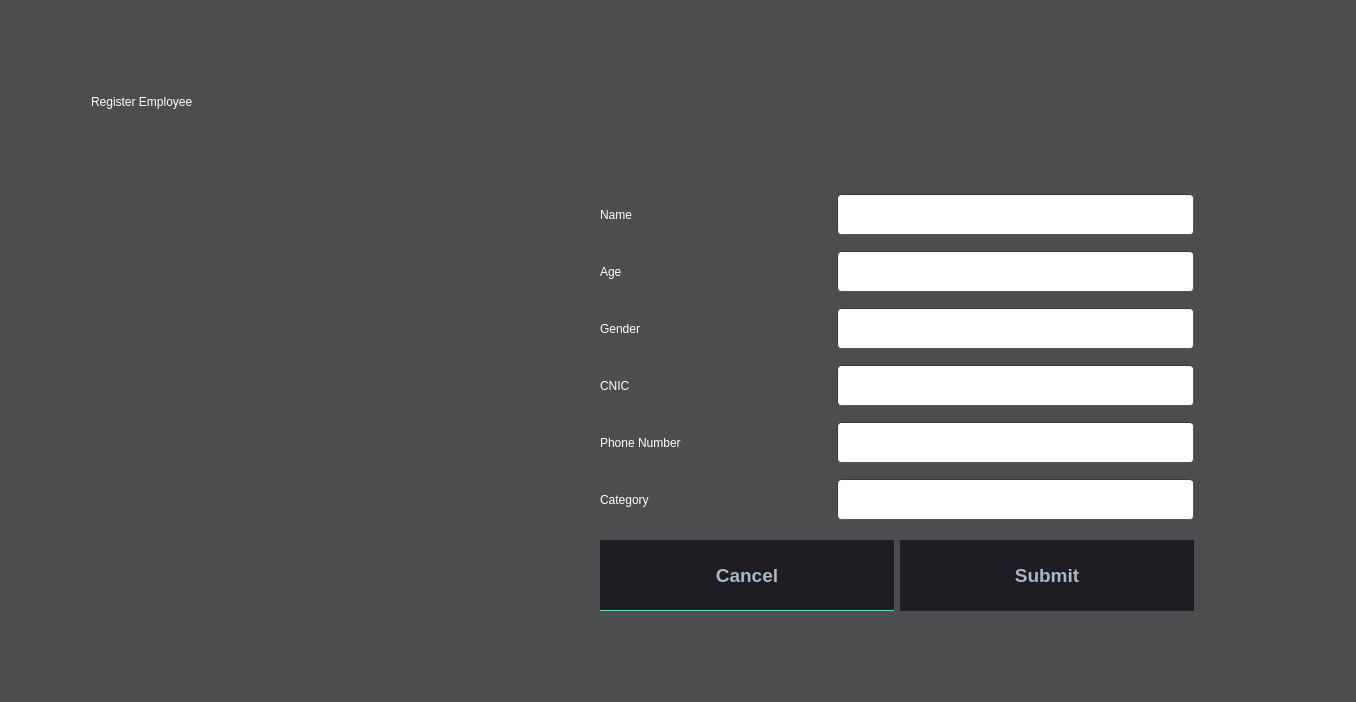
<?xml version="1.0" encoding="UTF-8"?>
<ui version="4.0">
 <class>Dialogemployee</class>
 <widget class="QDialog" name="Dialogemployee">
  <property name="geometry">
   <rect>
    <x>0</x>
    <y>0</y>
    <width>1356</width>
    <height>702</height>
   </rect>
  </property>
  <property name="windowTitle">
   <string>Dialog</string>
  </property>
  <property name="styleSheet">
   <string notr="true">
QMainWindow {
	background-color:rgb(76, 77, 78);
}
QDialog {
	background-color:rgb(76, 77, 78);
}
QColorDialog {
	background-color:rgb(76, 77, 78);
}
QTextEdit {
	background-color:rgb(0, 0, 0);
	color: #a9b7c6;
}
QPlainTextEdit {
	selection-background-color:#007b50;
	background-color:#1e1d23;
	border-style: solid;
	border-top-color: transparent;
	border-right-color: transparent;
	border-left-color: transparent;
	border-bottom-color: transparent;
	border-width: 1px;
	color: #a9b7c6;
}
QPushButton{
	border-style: solid;
	border-top-color: transparent;
	border-right-color: transparent;
	border-left-color: transparent;
	border-bottom-color: transparent;
	border-width: 1px;
	border-style: solid;
	color: #a9b7c6;
	padding: 2px;
	background-color: #1e1d23;
}
QPushButton::default{
	border-style: inset;
	border-top-color: transparent;
	border-right-color: transparent;
	border-left-color: transparent;
	border-bottom-color: #04b97f;
	border-width: 1px;
	color: #a9b7c6;
	padding: 2px;
	background-color: #1e1d23;
}
QToolButton {
	border-style: solid;
	border-top-color: transparent;
	border-right-color: transparent;
	border-left-color: transparent;
	border-bottom-color: #04b97f;
	border-bottom-width: 1px;
	border-style: solid;
	color: #a9b7c6;
	padding: 2px;
	background-color: #1e1d23;
}
QToolButton:hover{
	border-style: solid;
	border-top-color: transparent;
	border-right-color: transparent;
	border-left-color: transparent;
	border-bottom-color: #37efba;
	border-bottom-width: 2px;
	border-style: solid;
	color: #FFFFFF;
	padding-bottom: 1px;
	background-color: #1e1d23;
}
QPushButton:hover{
	border-style: solid;
	border-top-color: transparent;
	border-right-color: transparent;
	border-left-color: transparent;
	border-bottom-color: #37efba;
	border-bottom-width: 1px;
	border-style: solid;
	color: #FFFFFF;
	padding-bottom: 2px;
	background-color: #1e1d23;
}
QPushButton:pressed{
	border-style: solid;
	border-top-color: transparent;
	border-right-color: transparent;
	border-left-color: transparent;
	border-bottom-color: #37efba;
	border-bottom-width: 2px;
	border-style: solid;
	color: #37efba;
	padding-bottom: 1px;
	background-color: #1e1d23;
}
QPushButton:disabled{
	border-style: solid;
	border-top-color: transparent;
	border-right-color: transparent;
	border-left-color: transparent;
	border-bottom-color: #808086;
	border-bottom-width: 2px;
	border-style: solid;
	color: #808086;
	padding-bottom: 1px;
	background-color: #1e1d23;
}
QLineEdit {
	border-width: 1px; border-radius: 4px;
	border-color: rgb(58, 58, 58);
	border-style: inset;
	padding: 0 8px;
	color: #a9b7c6;
	background:#1e1d23;
	selection-background-color:#007b50;
	selection-color: #FFFFFF;
}
QLabel {
	color: rgb(255, 255, 255);
}
QLCDNumber {
	color: #37e6b4;
}
QProgressBar {
	text-align: center;
	color: rgb(240, 240, 240);
	border-width: 1px; 
	border-radius: 10px;
	border-color: rgb(58, 58, 58);
	border-style: inset;
	background-color:#1e1d23;
}
QProgressBar::chunk {
	background-color: #04b97f;
	border-radius: 5px;
}
QMenuBar {
	background-color: #1e1d23;
}
QMenuBar::item {
	color: #a9b7c6;
  	spacing: 3px;
  	padding: 1px 4px;
  	background: #1e1d23;
}

QMenuBar::item:selected {
  	background:#1e1d23;
	color: #FFFFFF;
}
QMenu::item:selected {
	border-style: solid;
	border-top-color: transparent;
	border-right-color: transparent;
	border-left-color: #04b97f;
	border-bottom-color: transparent;
	border-left-width: 2px;
	color: #FFFFFF;
	padding-left:15px;
	padding-top:4px;
	padding-bottom:4px;
	padding-right:7px;
	background-color: #1e1d23;
}
QMenu::item {
	border-style: solid;
	border-top-color: transparent;
	border-right-color: transparent;
	border-left-color: transparent;
	border-bottom-color: transparent;
	border-bottom-width: 1px;
	border-style: solid;
	color: #a9b7c6;
	padding-left:17px;
	padding-top:4px;
	padding-bottom:4px;
	padding-right:7px;
	background-color: #1e1d23;
}
QMenu{
	background-color:#1e1d23;
}
QTabWidget {
	color:rgb(0,0,0);
	background-color:#1e1d23;
}
QTabWidget::pane {
		border-color: rgb(77,77,77);
		background-color:#1e1d23;
		border-style: solid;
		border-width: 1px;
    	border-radius: 6px;
}
QTabBar::tab {
	border-style: solid;
	border-top-color: transparent;
	border-right-color: transparent;
	border-left-color: transparent;
	border-bottom-color: transparent;
	border-bottom-width: 1px;
	border-style: solid;
	color: #808086;
	padding: 3px;
	margin-left:3px;
	background-color: #1e1d23;
}
QTabBar::tab:selected, QTabBar::tab:last:selected, QTabBar::tab:hover {
  	border-style: solid;
	border-top-color: transparent;
	border-right-color: transparent;
	border-left-color: transparent;
	border-bottom-color: #04b97f;
	border-bottom-width: 2px;
	border-style: solid;
	color: #FFFFFF;
	padding-left: 3px;
	padding-bottom: 2px;
	margin-left:3px;
	background-color: #1e1d23;
}

QCheckBox {
	color: #a9b7c6;
	padding: 2px;
}
QCheckBox:disabled {
	color: #808086;
	padding: 2px;
}

QCheckBox:hover {
	border-radius:4px;
	border-style:solid;
	padding-left: 1px;
	padding-right: 1px;
	padding-bottom: 1px;
	padding-top: 1px;
	border-width:1px;
	border-color: rgb(87, 97, 106);
	background-color:#1e1d23;
}
QCheckBox::indicator:checked {

	height: 10px;
	width: 10px;
	border-style:solid;
	border-width: 1px;
	border-color: #04b97f;
	color: #a9b7c6;
	background-color: #04b97f;
}
QCheckBox::indicator:unchecked {

	height: 10px;
	width: 10px;
	border-style:solid;
	border-width: 1px;
	border-color: #04b97f;
	color: #a9b7c6;
	background-color: transparent;
}
QRadioButton {
	color: #a9b7c6;
	background-color: #1e1d23;
	padding: 1px;
}
QRadioButton::indicator:checked {
	height: 10px;
	width: 10px;
	border-style:solid;
	border-radius:5px;
	border-width: 1px;
	border-color: #04b97f;
	color: #a9b7c6;
	background-color: #04b97f;
}
QRadioButton::indicator:!checked {
	height: 10px;
	width: 10px;
	border-style:solid;
	border-radius:5px;
	border-width: 1px;
	border-color: #04b97f;
	color: #a9b7c6;
	background-color: transparent;
}
QStatusBar {
	color:#027f7f;
}
QSpinBox {
	color: #a9b7c6;	
	background-color: #1e1d23;
}
QDoubleSpinBox {
	color: #a9b7c6;	
	background-color: #1e1d23;
}
QTimeEdit {
	color: #a9b7c6;	
	background-color: #1e1d23;
}
QDateTimeEdit {
	color: #a9b7c6;	
	background-color: #1e1d23;
}
QDateEdit {
	color: #a9b7c6;	
	background-color: #1e1d23;
}
QComboBox {
	color: #a9b7c6;	
	background: #1e1d23;
}
QComboBox:editable {
	background: #1e1d23;
	color: #a9b7c6;
	selection-background-color: #1e1d23;
}
QComboBox QAbstractItemView {
	color: #a9b7c6;	
	background: #1e1d23;
	selection-color: #FFFFFF;
	selection-background-color: #1e1d23;
}
QComboBox:!editable:on, QComboBox::drop-down:editable:on {
	color: #a9b7c6;	
	background: #1e1d23;
}
QFontComboBox {
	color: #a9b7c6;	
	background-color: #1e1d23;
}
QToolBox {
	color: #a9b7c6;
	background-color: #1e1d23;
}
QToolBox::tab {
	color: #a9b7c6;
	background-color: #1e1d23;
}
QToolBox::tab:selected {
	color: #FFFFFF;
	background-color: #1e1d23;
}
QScrollArea {
	color: #FFFFFF;
	background-color: #1e1d23;
}
QSlider::groove:horizontal {
	height: 5px;
	background: #04b97f;
}
QSlider::groove:vertical {
	width: 5px;
	background: #04b97f;
}
QSlider::handle:horizontal {
	background: qlineargradient(x1:0, y1:0, x2:1, y2:1, stop:0 #b4b4b4, stop:1 #8f8f8f);
	border: 1px solid #5c5c5c;
	width: 14px;
	margin: -5px 0;
	border-radius: 7px;
}
QSlider::handle:vertical {
	background: qlineargradient(x1:1, y1:1, x2:0, y2:0, stop:0 #b4b4b4, stop:1 #8f8f8f);
	border: 1px solid #5c5c5c;
	height: 14px;
	margin: 0 -5px;
	border-radius: 7px;
}
QSlider::add-page:horizontal {
    background: white;
}
QSlider::add-page:vertical {
    background: white;
}
QSlider::sub-page:horizontal {
    background: #04b97f;
}
QSlider::sub-page:vertical {
    background: #04b97f;
}</string>
  </property>
  <widget class="QLabel" name="label">
   <property name="geometry">
    <rect>
     <x>0</x>
     <y>90</y>
     <width>461</width>
     <height>441</height>
    </rect>
   </property>
   <property name="minimumSize">
    <size>
     <width>381</width>
     <height>441</height>
    </size>
   </property>
   <property name="text">
    <string/>
   </property>
  </widget>
  <widget class="QLabel" name="label_2">
   <property name="geometry">
    <rect>
     <x>91</x>
     <y>31</y>
     <width>1031</width>
     <height>141</height>
    </rect>
   </property>
   <property name="minimumSize">
    <size>
     <width>1031</width>
     <height>141</height>
    </size>
   </property>
   <property name="styleSheet">
    <string notr="true">font: 25pt &quot;Modern No. 20&quot;;</string>
   </property>
   <property name="text">
    <string>Register Employee</string>
   </property>
  </widget>
  <widget class="QWidget" name="layoutWidget">
   <property name="geometry">
    <rect>
     <x>600</x>
     <y>180</y>
     <width>594</width>
     <height>441</height>
    </rect>
   </property>
   <property name="minimumSize">
    <size>
     <width>594</width>
     <height>441</height>
    </size>
   </property>
   <layout class="QGridLayout" name="gridLayout_2">
    <item row="0" column="0">
     <layout class="QGridLayout" name="gridLayout">
      <item row="0" column="0">
       <layout class="QHBoxLayout" name="horizontalLayout_6">
        <item>
         <widget class="QLabel" name="label_12">
          <property name="minimumSize">
           <size>
            <width>231</width>
            <height>51</height>
           </size>
          </property>
          <property name="styleSheet">
           <string notr="true">font: 25pt &quot;Modern No. 20&quot;;</string>
          </property>
          <property name="text">
           <string>Name </string>
          </property>
         </widget>
        </item>
        <item>
         <widget class="QLineEdit" name="linename">
          <property name="minimumSize">
           <size>
            <width>351</width>
            <height>41</height>
           </size>
          </property>
          <property name="font">
           <font>
            <pointsize>14</pointsize>
           </font>
          </property>
          <property name="styleSheet">
           <string notr="true">background-color:rgb(255, 255, 255)</string>
          </property>
         </widget>
        </item>
       </layout>
      </item>
      <item row="1" column="0">
       <layout class="QHBoxLayout" name="horizontalLayout_5">
        <item>
         <widget class="QLabel" name="label_13">
          <property name="minimumSize">
           <size>
            <width>231</width>
            <height>51</height>
           </size>
          </property>
          <property name="styleSheet">
           <string notr="true">font: 25pt &quot;Modern No. 20&quot;;</string>
          </property>
          <property name="text">
           <string>Age</string>
          </property>
         </widget>
        </item>
        <item>
         <widget class="QLineEdit" name="lineage">
          <property name="minimumSize">
           <size>
            <width>351</width>
            <height>41</height>
           </size>
          </property>
          <property name="font">
           <font>
            <pointsize>14</pointsize>
           </font>
          </property>
          <property name="styleSheet">
           <string notr="true">background-color:rgb(255, 255, 255)</string>
          </property>
         </widget>
        </item>
       </layout>
      </item>
      <item row="2" column="0">
       <layout class="QHBoxLayout" name="horizontalLayout_4">
        <item>
         <widget class="QLabel" name="label_49">
          <property name="minimumSize">
           <size>
            <width>231</width>
            <height>51</height>
           </size>
          </property>
          <property name="styleSheet">
           <string notr="true">font: 25pt &quot;Modern No. 20&quot;;</string>
          </property>
          <property name="text">
           <string>Gender</string>
          </property>
         </widget>
        </item>
        <item>
         <widget class="QLineEdit" name="linegender">
          <property name="minimumSize">
           <size>
            <width>351</width>
            <height>41</height>
           </size>
          </property>
          <property name="font">
           <font>
            <pointsize>14</pointsize>
           </font>
          </property>
          <property name="styleSheet">
           <string notr="true">background-color:rgb(255, 255, 255)</string>
          </property>
          <property name="text">
           <string/>
          </property>
         </widget>
        </item>
       </layout>
      </item>
      <item row="3" column="0">
       <layout class="QHBoxLayout" name="horizontalLayout_3">
        <item>
         <widget class="QLabel" name="label_52">
          <property name="minimumSize">
           <size>
            <width>231</width>
            <height>51</height>
           </size>
          </property>
          <property name="styleSheet">
           <string notr="true">font: 25pt &quot;Modern No. 20&quot;;</string>
          </property>
          <property name="text">
           <string>CNIC</string>
          </property>
         </widget>
        </item>
        <item>
         <widget class="QLineEdit" name="linecnic">
          <property name="minimumSize">
           <size>
            <width>351</width>
            <height>41</height>
           </size>
          </property>
          <property name="font">
           <font>
            <pointsize>14</pointsize>
           </font>
          </property>
          <property name="styleSheet">
           <string notr="true">background-color:rgb(255, 255, 255)</string>
          </property>
          <property name="text">
           <string/>
          </property>
         </widget>
        </item>
       </layout>
      </item>
      <item row="4" column="0">
       <layout class="QHBoxLayout" name="horizontalLayout_2">
        <item>
         <widget class="QLabel" name="label_25">
          <property name="minimumSize">
           <size>
            <width>231</width>
            <height>51</height>
           </size>
          </property>
          <property name="styleSheet">
           <string notr="true">font: 25pt &quot;Modern No. 20&quot;;</string>
          </property>
          <property name="text">
           <string>Phone Number</string>
          </property>
         </widget>
        </item>
        <item>
         <widget class="QLineEdit" name="line_phone_number">
          <property name="minimumSize">
           <size>
            <width>351</width>
            <height>41</height>
           </size>
          </property>
          <property name="font">
           <font>
            <pointsize>14</pointsize>
           </font>
          </property>
          <property name="styleSheet">
           <string notr="true">background-color:rgb(255, 255, 255)</string>
          </property>
          <property name="text">
           <string/>
          </property>
         </widget>
        </item>
       </layout>
      </item>
      <item row="5" column="0">
       <layout class="QHBoxLayout" name="horizontalLayout">
        <item>
         <widget class="QLabel" name="label_54">
          <property name="minimumSize">
           <size>
            <width>231</width>
            <height>51</height>
           </size>
          </property>
          <property name="styleSheet">
           <string notr="true">font: 25pt &quot;Modern No. 20&quot;;</string>
          </property>
          <property name="text">
           <string>Category</string>
          </property>
         </widget>
        </item>
        <item>
         <widget class="QLineEdit" name="line_category">
          <property name="minimumSize">
           <size>
            <width>351</width>
            <height>41</height>
           </size>
          </property>
          <property name="font">
           <font>
            <pointsize>14</pointsize>
           </font>
          </property>
          <property name="styleSheet">
           <string notr="true">background-color:rgb(255, 255, 255)</string>
          </property>
          <property name="text">
           <string/>
          </property>
         </widget>
        </item>
       </layout>
      </item>
     </layout>
    </item>
    <item row="1" column="0">
     <layout class="QHBoxLayout" name="horizontalLayout_7">
      <item>
       <widget class="QPushButton" name="pushButton">
        <property name="minimumSize">
         <size>
          <width>292</width>
          <height>71</height>
         </size>
        </property>
        <property name="font">
         <font>
          <pointsize>14</pointsize>
          <bold>true</bold>
         </font>
        </property>
        <property name="text">
         <string>Cancel</string>
        </property>
       </widget>
      </item>
      <item>
       <widget class="QPushButton" name="pushButton_2">
        <property name="minimumSize">
         <size>
          <width>292</width>
          <height>71</height>
         </size>
        </property>
        <property name="font">
         <font>
          <pointsize>14</pointsize>
          <bold>true</bold>
         </font>
        </property>
        <property name="text">
         <string>Submit</string>
        </property>
       </widget>
      </item>
     </layout>
    </item>
   </layout>
  </widget>
 </widget>
 <resources/>
 <connections/>
</ui>
